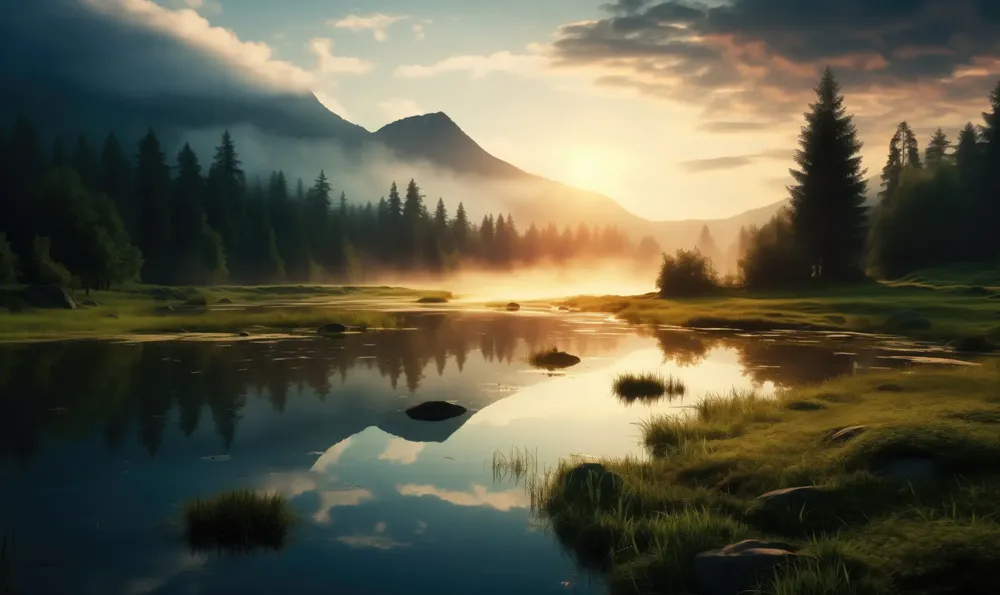
#> input picture lab08picture.webp, 1000 x 595 px, shrunk from 2210 x 1316 before the run
$ jupyter execute lab-08.ipynb   (older library calls are emulated)
#> lines starting #> are read from the running program, lines starting #| are printed output that depends on the picture
Muhammad Hamza Farooq
01-134212-117

Task-1

[cell 1]
import cv2
import matplotlib.pyplot as plt

img = cv2.imread("lab08picture.webp", cv2.IMREAD_GRAYSCALE)
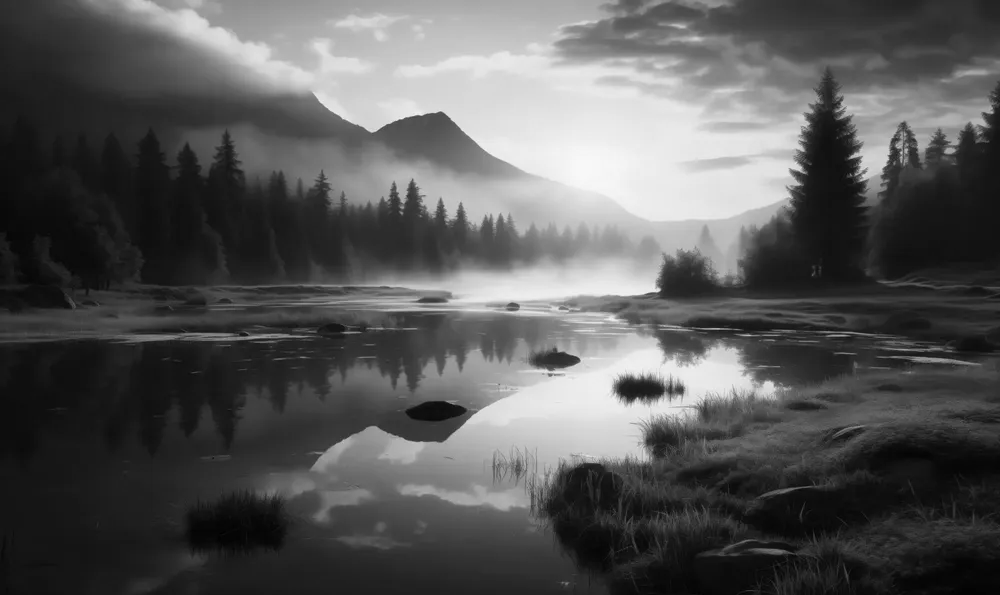
#> img: shape (595, 1000); min 0, max 248, mean 88
avg_filter = cv2.blur(img, (5, 5))
gauss_filter = cv2.GaussianBlur(img, (5, 5), 0)

plt.figure(figsize=(12, 8))
plt.subplot(1, 3, 1)
plt.imshow(img, cmap="gray")
plt.title("Original")

plt.subplot(1, 3, 2)
plt.imshow(avg_filter, cmap="gray")
plt.title("Average Filter")

plt.subplot(1, 3, 3)
plt.imshow(gauss_filter, cmap="gray")
plt.title("Gaussian Filter")

plt.show()
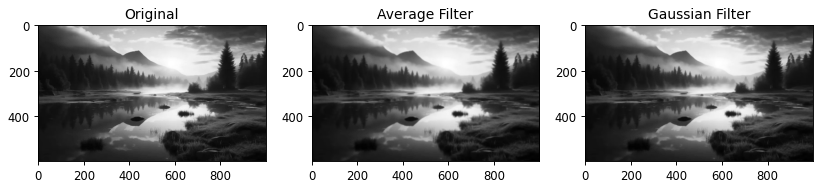
#> figure drawn by matplotlib, 3 panels

Task-2

[cell 2]
import cv2
import numpy as np
from skimage.util import random_noise
from skimage.filters.rank import median
from skimage.morphology import square
import matplotlib.pyplot as plt

img = cv2.imread('lab08picture.webp', cv2.IMREAD_GRAYSCALE)
noisy_img = random_noise(img, mode='s&p', amount=0.2)
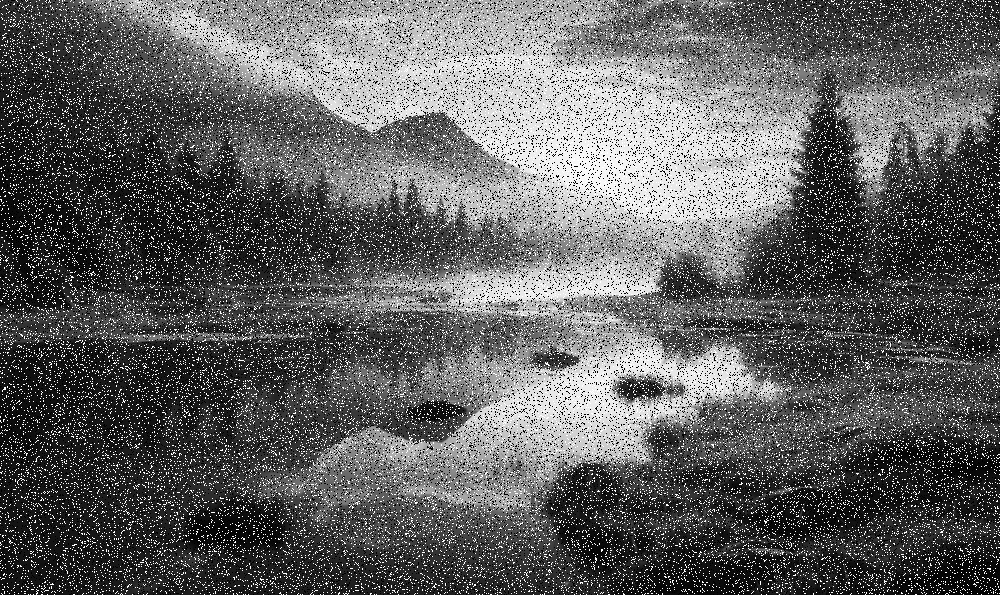
#> noisy_img: shape (595, 1000) float64; min 0, max 1, mean 0.376
noisy_img = (noisy_img * 255).astype(np.uint8)
filtered_img = median(noisy_img, square(5))

plt.figure(figsize=(14, 10))

plt.subplot(1, 2, 1)
plt.imshow(noisy_img, cmap='cividis')
plt.title('Noisy Image', fontsize=18, fontweight='bold', color='blue')
plt.axis('off')

plt.subplot(1, 2, 2)
plt.imshow(filtered_img, cmap='plasma')
plt.title('Filtered Image', fontsize=18, fontweight='bold', color='red')
plt.axis('off')

plt.tight_layout(pad=6.0)

plt.show()
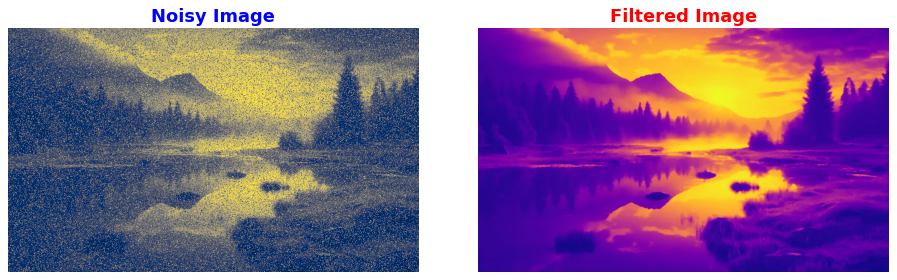
#> figure drawn by matplotlib, 2 panels

Task-3

[cell 3]
import cv2
import numpy as np
import matplotlib.pyplot as plt

def laplacian(img):
    lap = np.zeros_like(img, dtype=np.float32)
    for x in range(1, img.shape[0] - 1):
        for y in range(1, img.shape[1] - 1):
            vert = img[x + 1, y] + img[x - 1, y] - 2 * img[x, y]
            horz = img[x, y + 1] + img[x, y - 1] - 2 * img[x, y]
            lap[x, y] = vert + horz
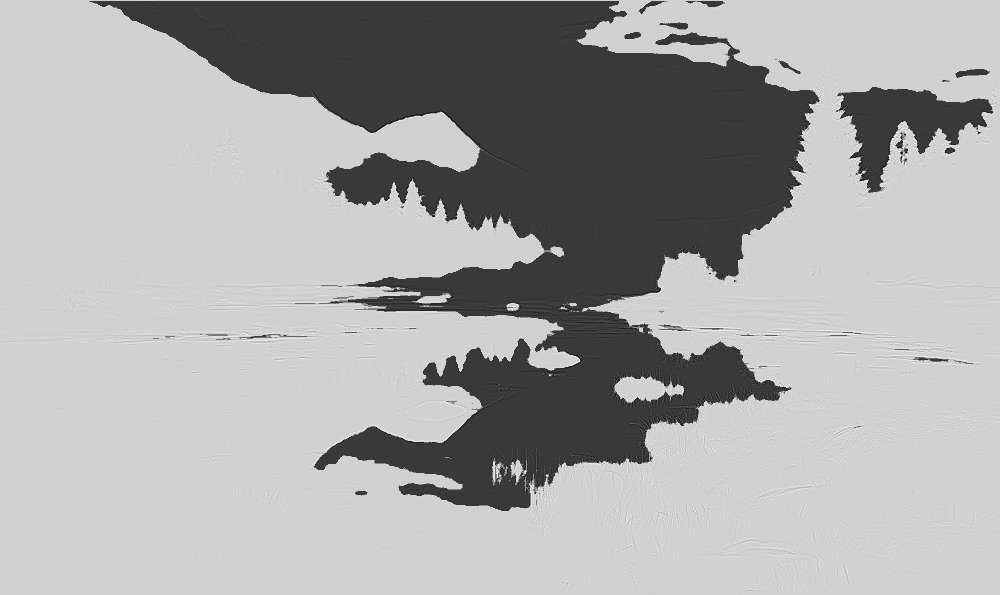
#> lap: shape (595, 1000) float32; min -706, max 155, mean -141.1; drawn with min black and max white
    return np.clip(lap, 0, 255).astype(np.uint8)
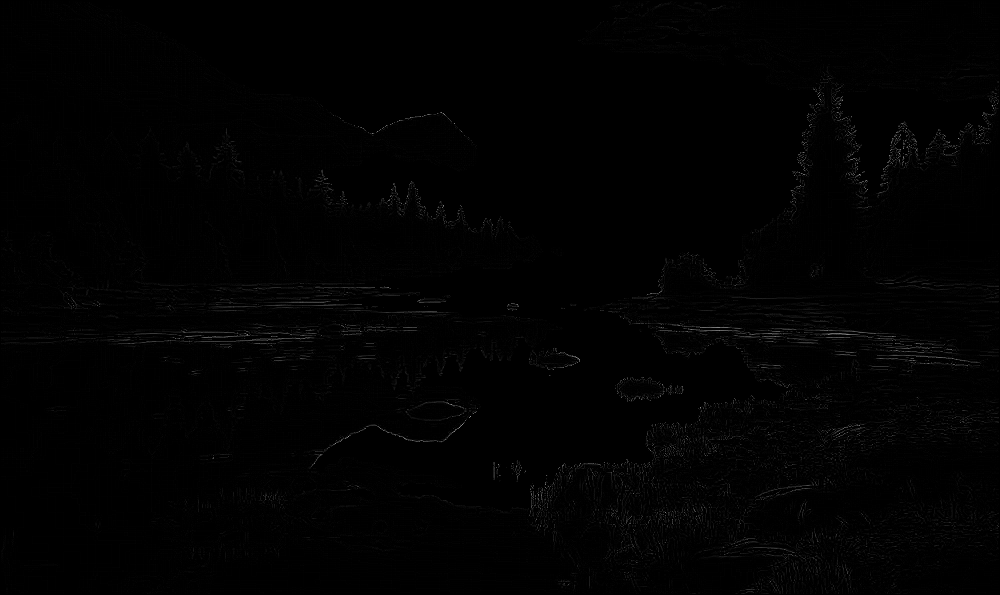
#> returned value: shape (595, 1000); min 0, max 155, mean 1.6

img = cv2.imread('lab08picture.webp', cv2.IMREAD_GRAYSCALE)
lap_result = laplacian(img)
sobel_x = cv2.Sobel(img, cv2.CV_64F, 1, 0, ksize=3)
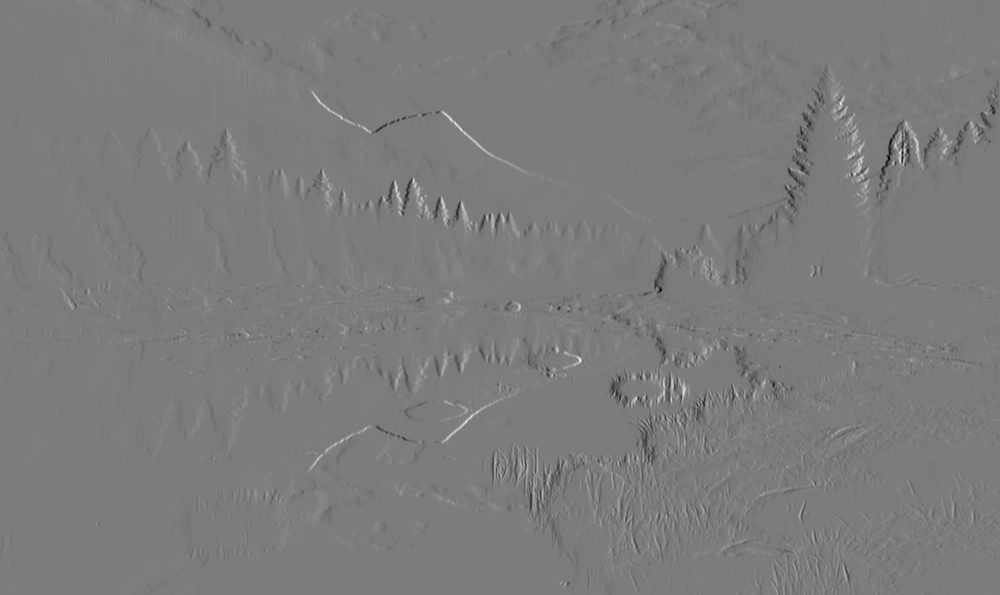
#> sobel_x: shape (595, 1000) float64; min -490, max 516, mean 0.1; drawn with min black and max white
sobel_y = cv2.Sobel(img, cv2.CV_64F, 0, 1, ksize=3)
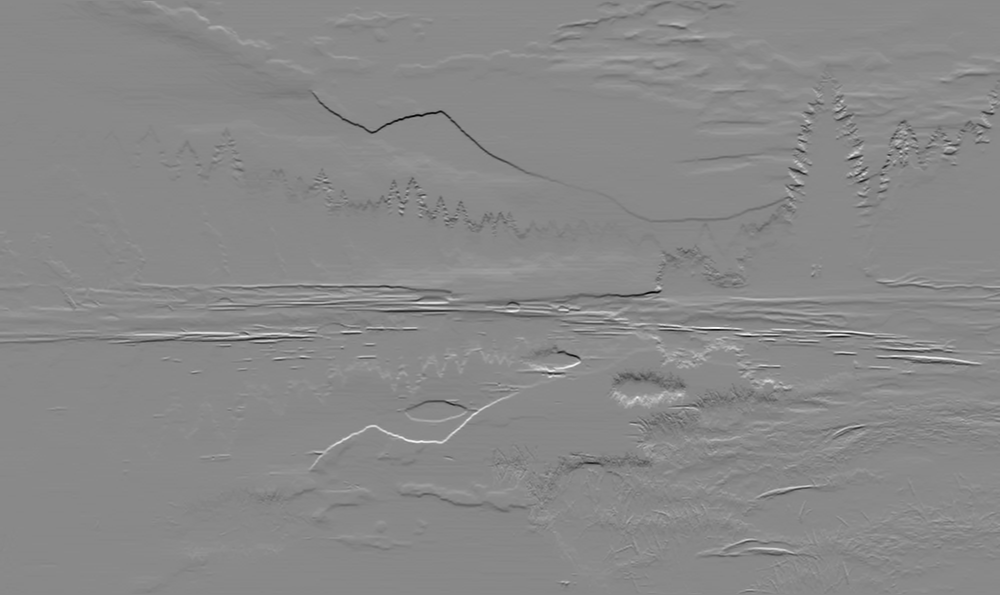
#> sobel_y: shape (595, 1000) float64; min -638, max 546, mean -1.3; drawn with min black and max white
sobel_result = cv2.magnitude(sobel_x, sobel_y).astype(np.uint8)
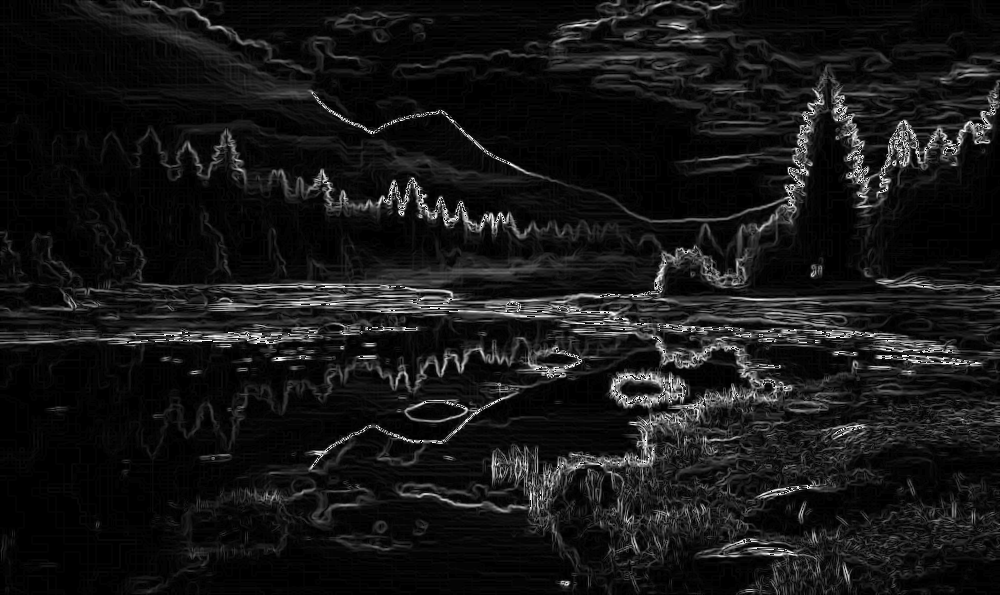
#> sobel_result: shape (595, 1000); min 0, max 255, mean 22.1

plt.figure(figsize=(14, 10))

plt.subplot(1, 3, 1)
plt.imshow(img, cmap='gray')
plt.title('Original Image', fontsize=16, fontweight='bold')

plt.subplot(1, 3, 2)
plt.imshow(lap_result, cmap='hot')
plt.title('Laplacian', fontsize=16, fontweight='bold')

plt.subplot(1, 3, 3)
plt.imshow(sobel_result, cmap='inferno')
plt.title('Sobel', fontsize=16, fontweight='bold')

plt.tight_layout(pad=5.0)
plt.show()
